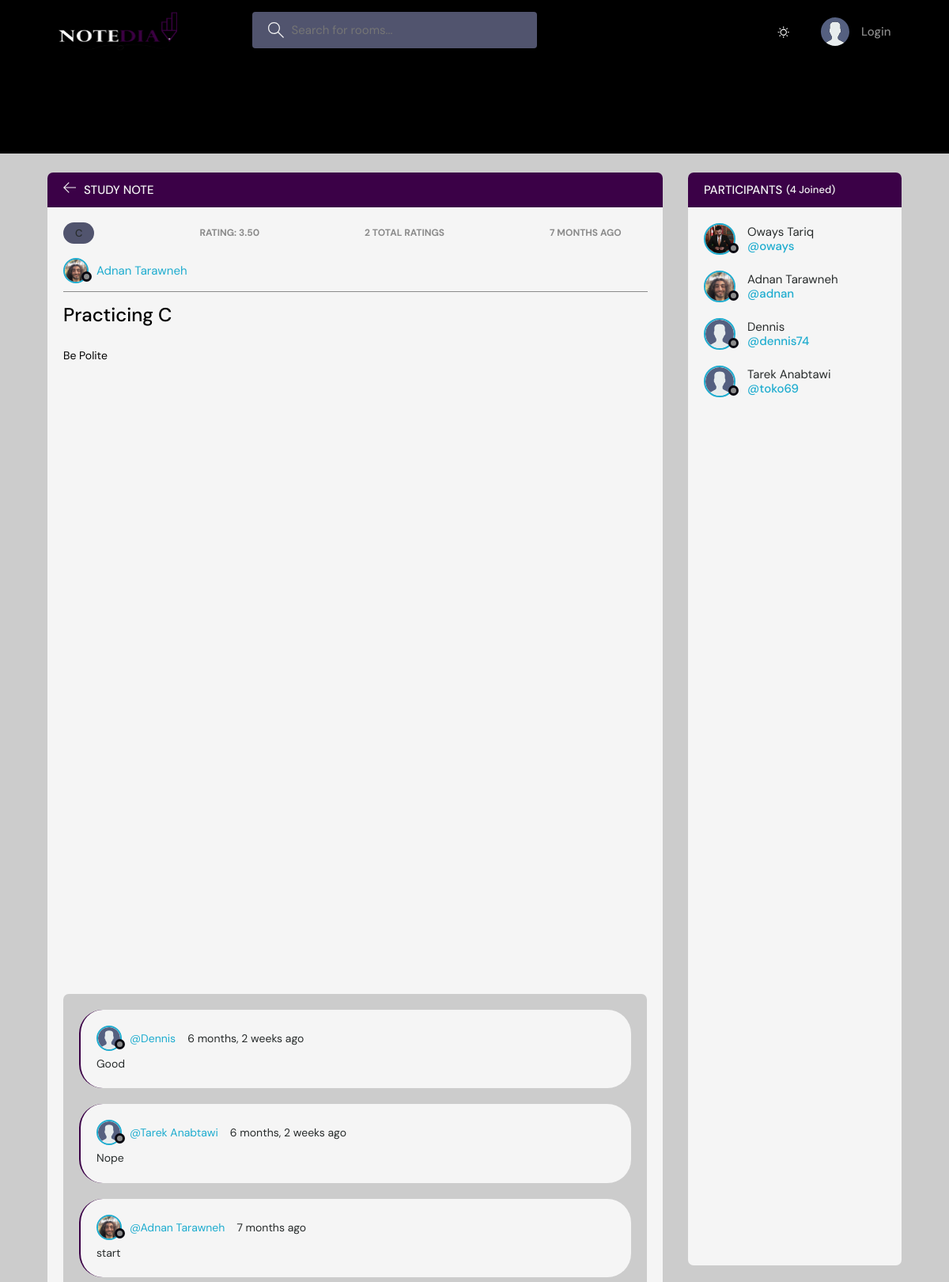
Page /room/3/ on the committed database.
### base/models.py (models this page shows, shortened)
class Room(models.Model):
    host = models.ForeignKey(User,on_delete=models.SET_NULL,null=True)
    topic = models.ForeignKey(Topic,on_delete=models.SET_NULL,null=True)
    name = models.CharField(max_length=200)
    description = models.TextField(null=True,blank=True)
    participants = models.ManyToManyField(User,related_name='participants',blank=True)
    updated = models.DateTimeField(auto_now=True)
    created = models.DateTimeField(auto_now_add=True)
    media_file = models.FileField(null=True,upload_to='media/',blank=True)
    rating_stars = models.IntegerField(choices=(
        (1, '1 Star'),
        (2, '2 Stars'),
        (3, '3 Stars'),
        (4, '4 Stars'),
        (5, '5 Stars'),
    ), null=True, blank=True)
    rating_count = models.IntegerField(default=0)
    rating_average = models.FloatField(default=0)
    rating_sum= models.FloatField(default=0)
    rating = models.IntegerField(default=0)
    last_rated_by = models.ForeignKey(User, on_delete=models.SET_NULL, null=True, related_name='last_rated_room',blank=True)
    isProfessor =models.BooleanField(default=False)
    class Meta:
        ordering= ['-created']

class Topic(models.Model):
    name = models.CharField(max_length=200)
    MAJOR_CHOICES = [
        ('Computer Science','Computer Science'),
        ('Computer Information Systems','Computer Information Systems'),
        ('Bussiness Information Technology','Bussiness Information Technology'),
        ('Artifical Intelligence','Artifical Intelligence'),
        ('Data Science','Data Science'),
        ('CyberSecurity','CyberSecurity'),
        ('Computer Engineering','Computer Engineering'),
        ('Software Engineering','Software Engineering'),
    ]
    majors = MultiSelectField(max_length=200, choices=MAJOR_CHOICES,null=True)
    def __str__(self):
        return self.name

class User(AbstractUser):
    name =models.CharField(max_length=200,null=True)
    email =models.EmailField(unique=True,null=True)
    bio =models.TextField(null=True)
    avatar =models.ImageField(null=True,default="avatar.svg")
    isProfessor =models.BooleanField(default=False)
    major =models.CharField(max_length=70,
                            choices=[('Computer Science','Computer Science'),
                                     ('Computer Information Systems','Computer Information Systems'),
                                     ('Bussiness Information Technology','Bussiness Information Technology'),
                                     ('Artifical Intelligence','Artifical Intelligence'),
                                     ('Data Science','Data Science'),
                                     ('CyberSecurity','CyberSecurity'),
                                     ('Computer Engineering','Computer Engineering'),
                                     ('Software Engineering','Software Engineering'),],null=True)
    topic = models.ManyToManyField(Topic, through="UserTopic",limit_choices_to={'majors': major})
    USERNAME_FIELD ='email'
    REQUIRED_FIELDS =[]

class Message(models.Model):
    user= models.ForeignKey(User,on_delete=models.CASCADE)
    room=models.ForeignKey(Room, on_delete=models.CASCADE)
    body= models.TextField()
    updated = models.DateTimeField(auto_now=True)
    created = models.DateTimeField(auto_now_add=True)
    class Meta:
        ordering= ['-updated','-created']

### base/views.py (the view, shortened to what this page needs)
# urls.py: path('room/<str:pk>/',views.room,name="room"),
def room(request, pk):
    room = Room.objects.get(id=pk)
    room_messages = room.message_set.all()
    participants = room.participants.all()
    total_ratings = room.rating_count
    average_rating = room.rating_average
    context = {
        'room': room,
        'room_messages': room_messages,
        'participants': participants,
        'average_rating': average_rating,
        'total_ratings': total_ratings
    }
    return render(request, 'base/room.html', context)

### base/templates/base/room.html (shortened to what this page needs)
{% extends 'main.html' %}
{% block content %}
    <main class="profile-page layout layout--2">
      <div class="container">
        <div class="room">
          <div class="room__top">
            <div class="room__topLeft">
              <a href="{% url 'home' %}">
                <svg version="1.1" xmlns="http://www.w3.org/2000/svg" width="32" height="32" viewBox="0 0 32 32">
                  <title>arrow-left</title>
                  <path
                    d="M13.723 2.286l-13.723 13.714 13.719 13.714 1.616-1.611-10.96-10.96h27.625v-2.286h-27.625l10.965-10.965-1.616-1.607z"
                  ></path>
                </svg>
              </a>
              <h3>Study Note</h3>
            </div>
          </div>
          <div class="room__box scroll">
            <div class="room__header scroll">
              <div class="room__stats">
                <div class="room__hosted">
                  <span class="roomListRoom__topic">{{room.topic}}</span>
                </div>
                {% if room.rating_count > 0 %}
                <p>Rating: {{ room.rating_average|floatformat:2 }}</p>
                <p>{{ room.rating_count }} Total Ratings</p>
                {% else %}
                <p>No ratings yet.</p>
                {% endif %}
                <p>{{room.created|timesince}} ago</p>
              </div>
              <div class="room__top_section">
                <a href="{% url 'user-profile' room.host.id %}" class="room__author">
                  <div class="avatar avatar--small">
                    <img src="{{room.host.avatar.url}}" />
                  </div>
                  <span>{{room.host.name}}</span>
                </a>
              </div>
              <div class="room__info">
                <h3>{{ room.name }}</h3>
              </div>
              <div class="room__details">
                {{room.description}}
              </div>
            </div>
            <div class="room__conversation">
              <div class="threads scroll">
                {% for message in room_messages %}
                <div class="thread">
                  <div class="thread__top">
                    <div class="thread__author">
                      <a href="{% url 'user-profile' message.user.id %}" class="thread__authorInfo">
                        <div class="avatar avatar--small">
                          <img src="{{message.user.avatar.url}}" />
                        </div>
                        <span>@{{message.user.name}}</span>
                      </a>
                      <span class="thread__date">{{message.created|timesince}} ago</span>
                    </div>
                  </div>
                  <div class="thread__details">
                    {{message.body}}
                  </div>
                </div>
                {% endfor %}
              </div>
            </div>
          </div>
        </div>
        <div class="participants">
          <h3 class="participants__top">Participants <span>({{participants.count}} Joined)</span></h3>
          <div class="participants__list scroll">
            {% for user in participants %}
            <a href="{% url 'user-profile' user.id %}" class="participant">
              <div class="avatar avatar--medium">
                <img src="{{user.avatar.url}}" />
              </div>
              <p>
                {{user.name}}
                <span>@{{user.username}}</span>
              </p>
            </a>
            {% endfor %}
          </div>
        </div>
      </div>
    </main>
{% endblock content %}

### rows in the picture
Room: topic "C", rating_average "3.50", rating_count "2", created "7 MONTHS", host.avatar (picture), host.name "Adnan Tarawneh", name "Practicing C", description "Be Polite"
Message: user.avatar (placeholder picture), user.name "Dennis", created "6 months, 2 weeks", body "Good"
Message: user.avatar (placeholder picture), user.name "Tarek Anabtawi", created "6 months, 2 weeks", body "Nope"
Message: user.avatar (picture), user.name "Adnan Tarawneh", created "7 months", body "start"
User: avatar (picture), name "Oways Tariq", username "oways"
User: avatar (picture), name "Adnan Tarawneh", username "adnan"
User: avatar (placeholder picture), name "Dennis", username "dennis74"
User: avatar (placeholder picture), name "Tarek Anabtawi", username "toko69"

### other values in the picture
{{ participants.count }} "4"
